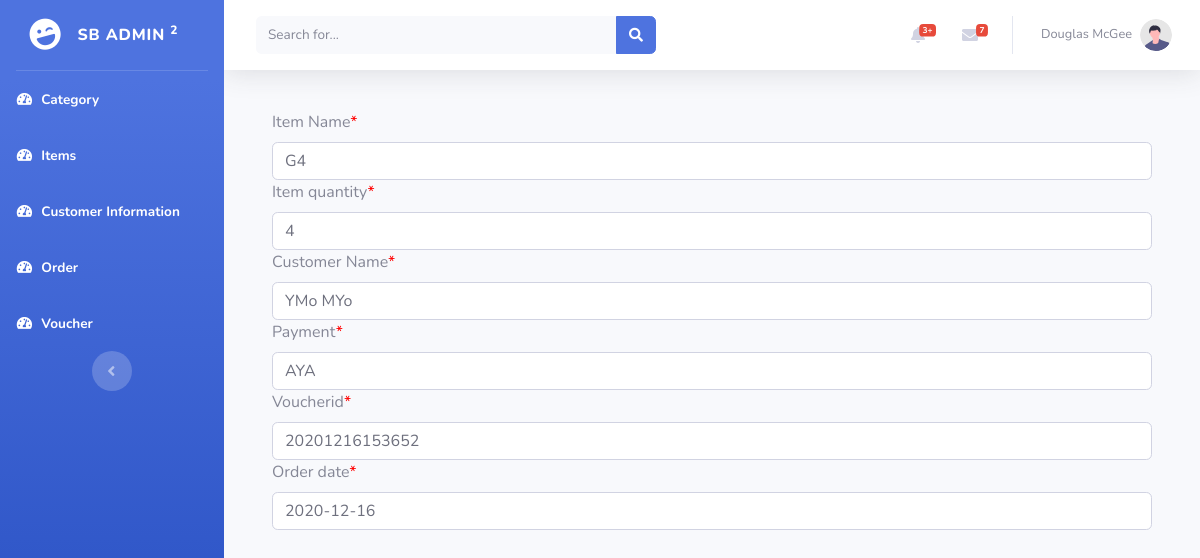
Screenshot of /backend/orderview.php?id=1 with the database file from the repository.
### tables this page shows
CREATE TABLE `orders` (
  `id` int(11) NOT NULL,
  `itemname` varchar(255) NOT NULL,
  `itemqty` varchar(255) NOT NULL,
  `userid` varchar(255) NOT NULL,
  `payment` varchar(255) NOT NULL,
  `voucherid` varchar(255) NOT NULL,
  `orderdate` date NOT NULL
);

CREATE TABLE `item` (
  `id` int(11) NOT NULL,
  `name` varchar(255) NOT NULL,
  `photo` varchar(255) NOT NULL,
  `code` varchar(255) NOT NULL,
  `size` varchar(255) NOT NULL,
  `color` varchar(255) NOT NULL,
  `price` varchar(255) NOT NULL,
  `productid` int(11) NOT NULL
);

CREATE TABLE `register` (
  `id` int(11) NOT NULL,
  `firstname` varchar(255) NOT NULL,
  `lastname` varchar(255) NOT NULL,
  `gender` varchar(255) NOT NULL,
  `address` varchar(255) NOT NULL,
  `email` varchar(255) NOT NULL,
  `password` varchar(255) NOT NULL
);

### backend/model/order.php (called while the page is built, shortened)
<?php
include_once('include/dbconn.php');
class Order{
    public function viewItem($orderid){
      $this->pdo = Database::connect();
        $this->pdo->setAttribute(PDO::ATTR_ERRMODE,PDO::ERRMODE_EXCEPTION);
        $sql="select orders.*,item.name as iname,item.id as iid,item.price as iprice from orders inner join item on orders.id=:id AND orders.itemname=item.id";
        $stmt=$this->pdo->prepare($sql);
         $stmt->bindParam(':id',$orderid);
        $stmt->execute();
        $results = $stmt -> fetchAll(PDO::FETCH_ASSOC);
            return $results;
    }
    public function viewCustomer($orderid){
     $this->pdo = Database::connect();
        $this->pdo->setAttribute(PDO::ATTR_ERRMODE,PDO::ERRMODE_EXCEPTION);
        $sql="select orders.*,register.firstname as fname,register.id as rid,register.lastname as lname from orders inner join register on orders.id=:id AND orders.userid=register.id";
        $stmt=$this->pdo->prepare($sql);
         $stmt->bindParam(':id',$orderid);
        $stmt->execute();
        $results = $stmt -> fetchAll(PDO::FETCH_ASSOC);
            return $results;
    }
}
?>

### backend/include/dbconn.php (called while the page is built, shortened)
<?php
class Database
{
	private static $dbHost='localhost';
	private static $dbName='purchasersystem';
	private static $dbUserName='root';
	private static $dbPassword='';
	private static $cont=null;
	public static function connect(){
	if (null== self::$cont) {
		try{
			self::$cont=new PDO("mysql:host=".self::$dbHost.";"."dbname=".self::$dbName,self::$dbUserName,self::$dbPassword);
		}
		catch (PDOException $e){
			die($e->getMessage());
		}
	}
	return self::$cont;
}
}
?>

### backend/controller/ordercontroller.php (called while the page is built, shortened)
<?php
    include_once("model/order.php");
    class OrderController extends Order{
        public function viewOrder($orderid){
        	return $this->viewItem($orderid);
        }
        public function viewUser($orderid){
        	return $this->viewCustomer($orderid);
        }
    }
?>

### backend/orderview.php (the view, shortened to what this page needs)
<?php
$orderid=$_GET['id'];
include_once("controller/ordercontroller.php");
$ordercontrol=new OrderController();
$results=$ordercontrol->viewOrder($orderid);
$cresults=$ordercontrol->viewUser($orderid);
?>
 <!DOCTYPE html>
<html lang="en">
<head>
    <link href="https://cdnjs.cloudflare.com/ajax/libs/font-awesome/5.15.1/css/all.min.css" rel="stylesheet" type="text/css">
    <link href="css/sb-admin-2.min.css" rel="stylesheet">
</head>
<body id="page-top">
    <div id="wrapper">
        <ul class="navbar-nav bg-gradient-primary sidebar sidebar-dark accordion" id="accordionSidebar">
            <a class="sidebar-brand d-flex align-items-center justify-content-center" href="create_cat.php">
                <div class="sidebar-brand-icon rotate-n-15">
                    <i class="fas fa-laugh-wink"></i>
                </div>
                <div class="sidebar-brand-text mx-3">SB Admin <sup>2</sup></div>
            </a>
            <hr class="sidebar-divider my-0">
             <li class="nav-item active">
                <a class="nav-link" href="catindex.php">
                    <i class="fas fa-fw fa-tachometer-alt"></i>
                    <span>Category</span></a>
            </li>
            <li class="nav-item active">
                <a class="nav-link" href="itemindex.php">
                    <i class="fas fa-fw fa-tachometer-alt"></i>
                    <span>Items</span></a>
            </li>
            <li class="nav-item active">
                <a class="nav-link" href="customerindex.php">
                    <i class="fas fa-fw fa-tachometer-alt"></i>
                    <span>Customer Information</span></a>
            </li>
            <li class="nav-item active">
                <a class="nav-link" href="orderindex.php">
                    <i class="fas fa-fw fa-tachometer-alt"></i>
                    <span>Order</span></a>
            </li>
            <li class="nav-item active">
                <a class="nav-link" href="voucherindex.php">
                    <i class="fas fa-fw fa-tachometer-alt"></i>
                    <span>Voucher</span></a>
            </li>
            <div class="text-center d-none d-md-inline">
                <button class="rounded-circle border-0" id="sidebarToggle"></button>
            </div>
        </ul>
        <div id="content-wrapper" class="d-flex flex-column">
            <div id="content">
                <nav class="navbar navbar-expand navbar-light bg-white topbar mb-4 static-top shadow">
                    <form
                        class="d-none d-sm-inline-block form-inline mr-auto ml-md-3 my-2 my-md-0 mw-100 navbar-search">
                        <div class="input-group">
                            <input type="text" class="form-control bg-light border-0 small" placeholder="Search for..."
                                aria-label="Search" aria-describedby="basic-addon2">
                            <div class="input-group-append">
                                <button class="btn btn-primary" type="button">
                                    <i class="fas fa-search fa-sm"></i>
                                </button>
                            </div>
                        </div>
                    </form>
                    <ul class="navbar-nav ml-auto">
                        <li class="nav-item dropdown no-arrow mx-1">
                            <a class="nav-link dropdown-toggle" href="#" id="alertsDropdown" role="button"
                                data-toggle="dropdown" aria-haspopup="true" aria-expanded="false">
                                <i class="fas fa-bell fa-fw"></i>
                                <span class="badge badge-danger badge-counter">3+</span>
                            </a>
                        </li>
                        <li class="nav-item dropdown no-arrow mx-1">
                            <a class="nav-link dropdown-toggle" href="#" id="messagesDropdown" role="button"
                                data-toggle="dropdown" aria-haspopup="true" aria-expanded="false">
                                <i class="fas fa-envelope fa-fw"></i>
                                <span class="badge badge-danger badge-counter">7</span>
                            </a>
                        </li>
                        <li class="nav-item dropdown no-arrow">
                            <a class="nav-link dropdown-toggle" href="#" id="userDropdown" role="button"
                                data-toggle="dropdown" aria-haspopup="true" aria-expanded="false">
                                <span class="mr-2 d-none d-lg-inline text-gray-600 small">Douglas McGee</span>
                                <img class="img-profile rounded-circle"
                                    src="img/undraw_profile.svg">
                            </a>
                        </li>
                    </ul>
                </nav>
<div class="container-fluid">
<div class="container-fluid">
<?php foreach ($results as $result) {
    foreach ($cresults as $cresult) {
?>
    <div class="row pt-3">
        <div class="col-md-12">
            <label>Item Name<span style="color: red;">*</span></label>
                <input type="text" name="input1" class="form-control" placeholder="Enter Your First Name" style="width:100%;" value=<?php echo $result['iname'];?> >
        </div>
     </div>
    <div class="row">
        <div class="col-md-12" >
            <label>Item quantity<span style="color: red;">*</span></label>
                <input type="text" name="input4" class="form-control" placeholder="Enter Your Address" style="width:100%;"  value=<?php echo $result['itemqty'];?>>
            </div>
        </div>
    <div class="row">
        <div class="col-md-12">
            <label>Customer Name<span style="color: red;">*</span></label>
                <input type="text" name="input5" class="form-control" placeholder="Enter Your Email or Phone" style="width:100%;"  value=<?php echo $cresult['fname'];?>&nbsp;<?php echo $cresult['lname'];?> >
            </div>
        </div>
        <div class="row">
        <div class="col-md-12">
            <label>Payment<span style="color: red;">*</span></label>
                <input type="text" name="input6" class="form-control" placeholder="Enter Your Password" style="width:100%;"  value=<?php echo $result['payment'];?> >
            </div>
        </div>
    <div class="row">
    <div class="col-md-12">
            <label>Voucherid<span style="color: red;">*</span></label>
                <input type="text" name="input6" class="form-control" placeholder="Enter Your Password" style="width:100%;"  value=<?php echo $result['voucherid'];?> >
            </div>
        </div>
        <div class="row">
    <div class="col-md-12">
            <label>Order date<span style="color: red;">*</span></label>
                <input type="text" name="input6" class="form-control" placeholder="Enter Your Password" style="width:100%;"  value=<?php echo $result['orderdate'];?> >
            </div>
        </div>
    <?php
}
    } ?>
</div>
    </div>
</div>
</div>
</div>
</body>
</html>

### rows the page displays
orders: input4 "4", input5 "YMo MYo", input6 "AYA", input6 "20201216153652", input6 "2020-12-16"
item: input1 "G4"
